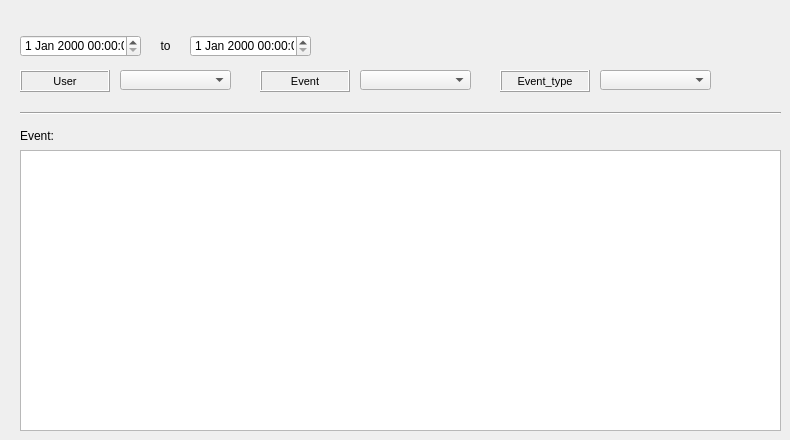
   <widget class="QWidget" name="tab_10">
    <attribute name="title">
     <string>Event</string>
    </attribute>
    <widget class="QComboBox" name="comboBox_52">
     <property name="geometry">
      <rect>
       <x>360</x>
       <y>70</y>
       <width>111</width>
       <height>20</height>
      </rect>
     </property>
    </widget>
    <widget class="QLabel" name="label_144">
     <property name="geometry">
      <rect>
       <x>20</x>
       <y>125</y>
       <width>90</width>
       <height>22</height>
      </rect>
     </property>
     <property name="font">
      <font>
       <pointsize>9</pointsize>
      </font>
     </property>
     <property name="frameShape">
      <enum>QFrame::NoFrame</enum>
     </property>
     <property name="frameShadow">
      <enum>QFrame::Plain</enum>
     </property>
     <property name="text">
      <string>Event:</string>
     </property>
     <property name="textFormat">
      <enum>Qt::AutoText</enum>
     </property>
     <property name="scaledContents">
      <bool>false</bool>
     </property>
     <property name="alignment">
      <set>Qt::AlignLeading|Qt::AlignLeft|Qt::AlignVCenter</set>
     </property>
     <property name="margin">
      <number>3</number>
     </property>
    </widget>
    <widget class="QLabel" name="label_87">
     <property name="geometry">
      <rect>
       <x>20</x>
       <y>70</y>
       <width>90</width>
       <height>22</height>
      </rect>
     </property>
     <property name="font">
      <font>
       <pointsize>8</pointsize>
      </font>
     </property>
     <property name="frameShape">
      <enum>QFrame::Box</enum>
     </property>
     <property name="frameShadow">
      <enum>QFrame::Raised</enum>
     </property>
     <property name="text">
      <string>User</string>
     </property>
     <property name="textFormat">
      <enum>Qt::AutoText</enum>
     </property>
     <property name="scaledContents">
      <bool>false</bool>
     </property>
     <property name="alignment">
      <set>Qt::AlignCenter</set>
     </property>
     <property name="margin">
      <number>3</number>
     </property>
    </widget>
    <widget class="QTableWidget" name="tableWidget_14">
     <property name="geometry">
      <rect>
       <x>20</x>
       <y>150</y>
       <width>761</width>
       <height>281</height>
      </rect>
     </property>
    </widget>
    <widget class="QDateTimeEdit" name="dateTimeEdit_17">
     <property name="geometry">
      <rect>
       <x>190</x>
       <y>35</y>
       <width>121</width>
       <height>22</height>
      </rect>
     </property>
    </widget>
    <widget class="Line" name="line_8">
     <property name="geometry">
      <rect>
       <x>20</x>
       <y>105</y>
       <width>761</width>
       <height>16</height>
      </rect>
     </property>
     <property name="orientation">
      <enum>Qt::Horizontal</enum>
     </property>
    </widget>
    <widget class="QComboBox" name="comboBox_51">
     <property name="geometry">
      <rect>
       <x>120</x>
       <y>70</y>
       <width>111</width>
       <height>20</height>
      </rect>
     </property>
    </widget>
    <widget class="QLabel" name="label_86">
     <property name="geometry">
      <rect>
       <x>260</x>
       <y>70</y>
       <width>90</width>
       <height>22</height>
      </rect>
     </property>
     <property name="font">
      <font>
       <pointsize>8</pointsize>
      </font>
     </property>
     <property name="frameShape">
      <enum>QFrame::Box</enum>
     </property>
     <property name="frameShadow">
      <enum>QFrame::Raised</enum>
     </property>
     <property name="text">
      <string>Event</string>
     </property>
     <property name="textFormat">
      <enum>Qt::AutoText</enum>
     </property>
     <property name="scaledContents">
      <bool>false</bool>
     </property>
     <property name="alignment">
      <set>Qt::AlignCenter</set>
     </property>
     <property name="margin">
      <number>3</number>
     </property>
    </widget>
    <widget class="QLabel" name="label_85">
     <property name="geometry">
      <rect>
       <x>500</x>
       <y>70</y>
       <width>90</width>
       <height>22</height>
      </rect>
     </property>
     <property name="font">
      <font>
       <pointsize>8</pointsize>
      </font>
     </property>
     <property name="frameShape">
      <enum>QFrame::Box</enum>
     </property>
     <property name="frameShadow">
      <enum>QFrame::Raised</enum>
     </property>
     <property name="text">
      <string>Event_type</string>
     </property>
     <property name="textFormat">
      <enum>Qt::AutoText</enum>
     </property>
     <property name="scaledContents">
      <bool>false</bool>
     </property>
     <property name="alignment">
      <set>Qt::AlignCenter</set>
     </property>
     <property name="margin">
      <number>3</number>
     </property>
    </widget>
    <widget class="QDateTimeEdit" name="dateTimeEdit_18">
     <property name="geometry">
      <rect>
       <x>20</x>
       <y>35</y>
       <width>121</width>
       <height>22</height>
      </rect>
     </property>
    </widget>
    <widget class="QComboBox" name="comboBox_50">
     <property name="geometry">
      <rect>
       <x>600</x>
       <y>70</y>
       <width>111</width>
       <height>20</height>
      </rect>
     </property>
    </widget>
    <widget class="QLabel" name="label_145">
     <property name="geometry">
      <rect>
       <x>150</x>
       <y>35</y>
       <width>31</width>
       <height>22</height>
      </rect>
     </property>
     <property name="font">
      <font>
       <pointsize>9</pointsize>
      </font>
     </property>
     <property name="frameShape">
      <enum>QFrame::NoFrame</enum>
     </property>
     <property name="frameShadow">
      <enum>QFrame::Raised</enum>
     </property>
     <property name="text">
      <string>to</string>
     </property>
     <property name="textFormat">
      <enum>Qt::AutoText</enum>
     </property>
     <property name="scaledContents">
      <bool>false</bool>
     </property>
     <property name="alignment">
      <set>Qt::AlignCenter</set>
     </property>
     <property name="margin">
      <number>3</number>
     </property>
    </widget>
   </widget>
